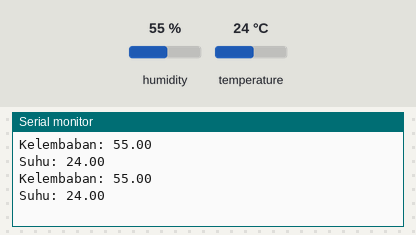
Simulated run of this sketch. Board: Arduino Uno, built with avr-gcc and run on an emulated ATmega328P. Shown: the last lines printed to the serial monitor. The test bench sets the inputs (shaded band); at power-on: humidity 55 %, temperature 24 °C.

Above: at 4.8 s.
4.9 s: humidity set to 22 %
At 6.7 s:
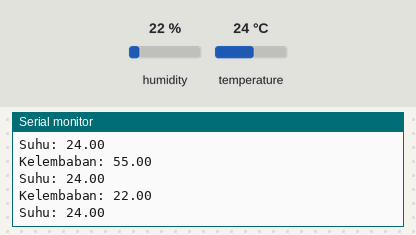
7.9 s: temperature set to 12 °C
At 9.1 s:
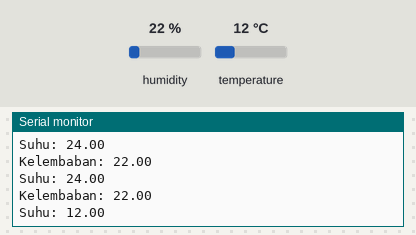
10.9 s: humidity set to 40 %
At 12.8 s:
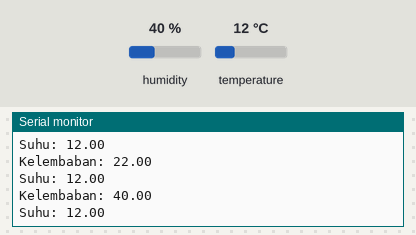
Timing chart, 0 to 14.3 s (numbered marks = the images above; inputs shaded):
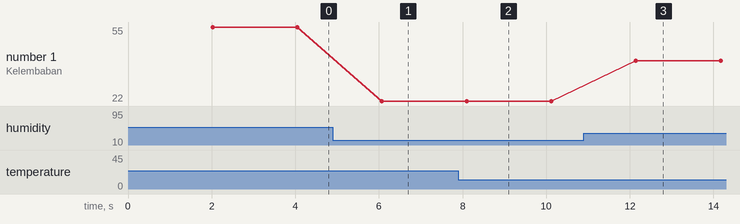

The sketch:

SENSOR-SUHU.ino
```cpp
#include <DHT.h>
#include <DHT_U.h>

#include "DHT.h"
DHT dht(2, DHT11);

void setup() {
  Serial.begin(9600);
  dht.begin();
}

void loop() {
  delay(2000);
  float kelembaban = dht.readHumidity();
  float suhu = dht.readTemperature();

  if (isnan(kelembaban) || isnan(suhu)) {
    Serial.println(F("Gagal Baca Data DHT sensor!"));
    return;
  }

  Serial.print("Kelembaban: ");
  Serial.println(kelembaban);
  Serial.print("Suhu: ");
  Serial.println(suhu);
}
```

Measured:
- after the input at 4.9 s, the serial monitor: prints a new line after 1.2 s (image 1)
- after the input at 7.9 s, the serial monitor: prints a new line after 0.22 s (image 2)
- after the input at 10.9 s, the serial monitor: prints a new line after 1.2 s (image 3)
- plotted number 1: 55 → 22 after the input at 4.9 s, 22 → 40 after the input at 10.9 s
